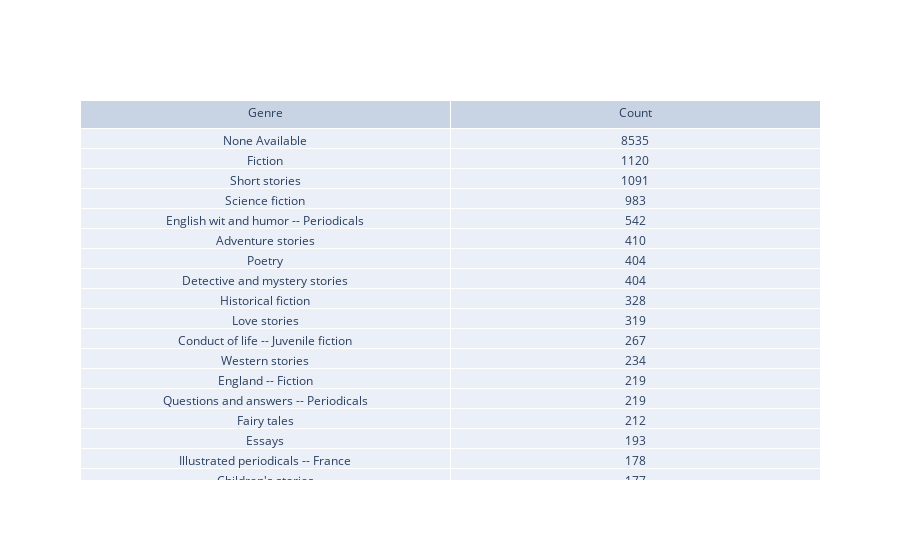

Notebook code for this chart:
### Code cell
# top genres
unique_genres = {}

def count_genres(genre_list):
    if not isinstance(genre_list, list):
        genre_list = ['None Available']
    for val in genre_list:
        if val in unique_genres:
            unique_genres[val] +=1 
        else: 
            unique_genres[val] = 1
    return len(genre_list)

metadata['Number of Genres'] = metadata.apply(lambda row : count_genres(row['Subject']), axis = 1)
top_20_genres = sorted(unique_genres.items(), key=lambda x: x[1], reverse = True)[:20]
top_20_genres =  [list(x) for x in top_20_genres]
top_20_genre_name = [x[0] for x in top_20_genres]
top_20_genre_counts = [x[1] for x in top_20_genres]

fig = go.Figure(data=[go.Table(header=dict(values=['Genre', 'Count']),
                 cells=dict(values=[top_20_genre_name,top_20_genre_counts] ))
                     ])
fig.show()

### Figure 1 — Plotly figure (JSON) as saved in the notebook; plotly's stock layout.template omitted (floating-point values rounded to 4 significant figures)
{"data": [{"cells": {"values": [["None Available", "Fiction", "Short stories", "Science fiction", "English wit and humor -- Periodicals", "Adventure stories", "Poetry", "Detective and mystery stories", "Historical fiction", "Love stories", "Conduct of life -- Juvenile fiction", "Western stories", "England -- Fiction", "Questions and answers -- Periodicals", "Fairy tales", "Essays", "Illustrated periodicals -- France", "Children's stories", "Man-woman relationships -- Fiction", "Humorous stories"], [8535, 1120, 1091, 983, 542, 410, 404, 404, 328, 319, 267, 234, 219, 219, 212, 193, 178, 177, 171, 166]]}, "header": {"values": ["Genre", "Count"]}, "type": "table"}], "layout": {}}
